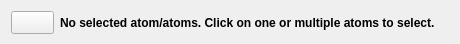
<?xml version="1.0" encoding="UTF-8"?>
<ui version="4.0">
 <class>Form</class>
 <widget class="QWidget" name="Form">
  <property name="geometry">
   <rect>
    <x>0</x>
    <y>0</y>
    <width>460</width>
    <height>44</height>
   </rect>
  </property>
  <property name="minimumSize">
   <size>
    <width>460</width>
    <height>44</height>
   </size>
  </property>
  <property name="maximumSize">
   <size>
    <width>460</width>
    <height>44</height>
   </size>
  </property>
  <property name="font">
   <font>
    <kerning>false</kerning>
   </font>
  </property>
  <property name="windowTitle">
   <string>Form</string>
  </property>
  <widget class="QWidget" name="">
   <property name="geometry">
    <rect>
     <x>11</x>
     <y>0</y>
     <width>496</width>
     <height>46</height>
    </rect>
   </property>
   <layout class="QGridLayout" name="gridLayout">
    <item row="0" column="0">
     <widget class="QPushButton" name="pushButton_warning">
      <property name="enabled">
       <bool>true</bool>
      </property>
      <property name="font">
       <font>
        <pointsize>10</pointsize>
        <weight>75</weight>
        <bold>true</bold>
        <kerning>false</kerning>
       </font>
      </property>
      <property name="text">
       <string/>
      </property>
      <property name="icon">
       <iconset resource="icons.qrc">
        <normaloff>:/icons/alert-icon.png</normaloff>:/icons/alert-icon.png</iconset>
      </property>
     </widget>
    </item>
    <item row="0" column="1">
     <widget class="QLabel" name="label">
      <property name="minimumSize">
       <size>
        <width>460</width>
        <height>44</height>
       </size>
      </property>
      <property name="maximumSize">
       <size>
        <width>460</width>
        <height>44</height>
       </size>
      </property>
      <property name="font">
       <font>
        <pointsize>9</pointsize>
        <weight>75</weight>
        <bold>true</bold>
       </font>
      </property>
      <property name="text">
       <string>No selected atom/atoms. Click on one or multiple atoms to select.</string>
      </property>
     </widget>
    </item>
   </layout>
  </widget>
 </widget>
 <resources>
  <include location="icons.qrc"/>
 </resources>
 <connections/>
</ui>
